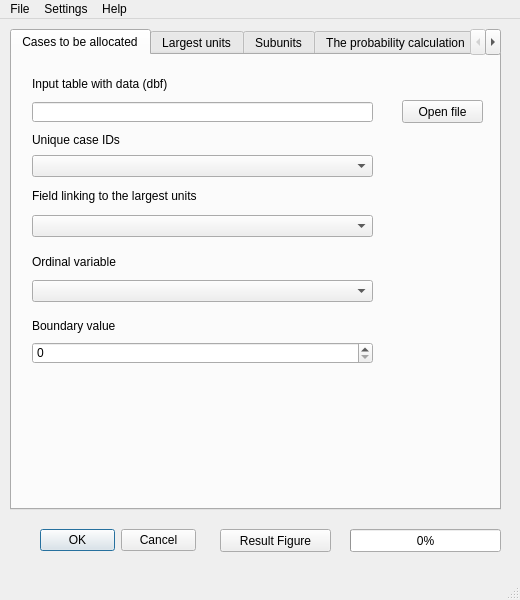
<?xml version="1.0" encoding="UTF-8"?>
<ui version="4.0">
 <class>MainWindow</class>
 <widget class="QMainWindow" name="MainWindow">
  <property name="geometry">
   <rect>
    <x>0</x>
    <y>0</y>
    <width>520</width>
    <height>600</height>
   </rect>
  </property>
  <property name="windowTitle">
   <string>KLAlgorithm Tool</string>
  </property>
  <widget class="QWidget" name="centralwidget">
   <widget class="QDialogButtonBox" name="buttonBox">
    <property name="geometry">
     <rect>
      <x>40</x>
      <y>510</y>
      <width>156</width>
      <height>23</height>
     </rect>
    </property>
    <property name="standardButtons">
     <set>QDialogButtonBox::Cancel|QDialogButtonBox::Ok</set>
    </property>
   </widget>
   <widget class="QTabWidget" name="tabWidget">
    <property name="geometry">
     <rect>
      <x>10</x>
      <y>10</y>
      <width>491</width>
      <height>481</height>
     </rect>
    </property>
    <property name="currentIndex">
     <number>0</number>
    </property>
    <widget class="QWidget" name="tab">
     <property name="enabled">
      <bool>true</bool>
     </property>
     <attribute name="title">
      <string>Cases to be allocated</string>
     </attribute>
     <widget class="QLabel" name="label_2">
      <property name="geometry">
       <rect>
        <x>20</x>
        <y>77</y>
        <width>331</width>
        <height>16</height>
       </rect>
      </property>
      <property name="text">
       <string>Unique case IDs</string>
      </property>
     </widget>
     <widget class="QPushButton" name="pushButtonOpenInputTableFile">
      <property name="geometry">
       <rect>
        <x>390</x>
        <y>45</y>
        <width>81</width>
        <height>23</height>
       </rect>
      </property>
      <property name="text">
       <string>Open file</string>
      </property>
      <property name="icon">
       <iconset>
        <normaloff>../../../../../../Users/sctronlinux/.designer/img/open-16.png</normaloff>../../../../../../Users/sctronlinux/.designer/img/open-16.png</iconset>
      </property>
     </widget>
     <widget class="QComboBox" name="comboBoxLargestUnits">
      <property name="geometry">
       <rect>
        <x>20</x>
        <y>160</y>
        <width>341</width>
        <height>22</height>
       </rect>
      </property>
     </widget>
     <widget class="QComboBox" name="comboBoxCaseIds">
      <property name="geometry">
       <rect>
        <x>20</x>
        <y>100</y>
        <width>341</width>
        <height>22</height>
       </rect>
      </property>
     </widget>
     <widget class="QLabel" name="label">
      <property name="geometry">
       <rect>
        <x>20</x>
        <y>21</y>
        <width>351</width>
        <height>16</height>
       </rect>
      </property>
      <property name="text">
       <string>Input table with data (dbf)</string>
      </property>
     </widget>
     <widget class="QLineEdit" name="lineEditInputTableFile">
      <property name="geometry">
       <rect>
        <x>20</x>
        <y>47</y>
        <width>341</width>
        <height>20</height>
       </rect>
      </property>
     </widget>
     <widget class="QLabel" name="label_4">
      <property name="geometry">
       <rect>
        <x>20</x>
        <y>133</y>
        <width>321</width>
        <height>16</height>
       </rect>
      </property>
      <property name="text">
       <string>Field linking to the largest units</string>
      </property>
     </widget>
     <widget class="QLabel" name="label_11">
      <property name="geometry">
       <rect>
        <x>20</x>
        <y>199</y>
        <width>161</width>
        <height>16</height>
       </rect>
      </property>
      <property name="text">
       <string>Ordinal variable</string>
      </property>
     </widget>
     <widget class="QComboBox" name="comboBoxOrdinalVariable">
      <property name="geometry">
       <rect>
        <x>20</x>
        <y>225</y>
        <width>341</width>
        <height>22</height>
       </rect>
      </property>
     </widget>
     <widget class="QLabel" name="label_12">
      <property name="geometry">
       <rect>
        <x>20</x>
        <y>263</y>
        <width>281</width>
        <height>16</height>
       </rect>
      </property>
      <property name="text">
       <string>Boundary value</string>
      </property>
     </widget>
     <widget class="QSpinBox" name="spinBoxBoundryValueCasesToBeAllocated">
      <property name="geometry">
       <rect>
        <x>20</x>
        <y>287</y>
        <width>341</width>
        <height>22</height>
       </rect>
      </property>
      <property name="minimum">
       <number>0</number>
      </property>
      <property name="value">
       <number>0</number>
      </property>
     </widget>
    </widget>
    <widget class="QWidget" name="tab_2">
     <attribute name="title">
      <string>Largest units</string>
     </attribute>
     <widget class="QPushButton" name="pushButtonOpenPolygonLayerLargestUnits">
      <property name="geometry">
       <rect>
        <x>390</x>
        <y>48</y>
        <width>81</width>
        <height>23</height>
       </rect>
      </property>
      <property name="text">
       <string>Open file</string>
      </property>
      <property name="icon">
       <iconset>
        <normaloff>../../../../../../Users/sctronlinux/.designer/img/open-16.png</normaloff>../../../../../../Users/sctronlinux/.designer/img/open-16.png</iconset>
      </property>
     </widget>
     <widget class="QLabel" name="label_3">
      <property name="geometry">
       <rect>
        <x>20</x>
        <y>80</y>
        <width>221</width>
        <height>16</height>
       </rect>
      </property>
      <property name="text">
       <string>Field linking cased to be allocated</string>
      </property>
     </widget>
     <widget class="QComboBox" name="comboBoxSubunits">
      <property name="geometry">
       <rect>
        <x>20</x>
        <y>163</y>
        <width>341</width>
        <height>22</height>
       </rect>
      </property>
     </widget>
     <widget class="QLabel" name="label_5">
      <property name="geometry">
       <rect>
        <x>20</x>
        <y>23</y>
        <width>341</width>
        <height>16</height>
       </rect>
      </property>
      <property name="text">
       <string>Choose polygon layer (Shapefile)</string>
      </property>
     </widget>
     <widget class="QComboBox" name="comboBoxCasedToBeAllocated">
      <property name="geometry">
       <rect>
        <x>20</x>
        <y>100</y>
        <width>341</width>
        <height>22</height>
       </rect>
      </property>
     </widget>
     <widget class="QLineEdit" name="lineEditPolygonLayerLargestUnits">
      <property name="geometry">
       <rect>
        <x>20</x>
        <y>50</y>
        <width>341</width>
        <height>20</height>
       </rect>
      </property>
     </widget>
     <widget class="QLabel" name="label_6">
      <property name="geometry">
       <rect>
        <x>20</x>
        <y>133</y>
        <width>331</width>
        <height>16</height>
       </rect>
      </property>
      <property name="text">
       <string>Field linking to subunits</string>
      </property>
     </widget>
     <widget class="QSpinBox" name="spinBoxMultiwayStartColumn">
      <property name="geometry">
       <rect>
        <x>20</x>
        <y>224</y>
        <width>341</width>
        <height>22</height>
       </rect>
      </property>
      <property name="minimum">
       <number>0</number>
      </property>
      <property name="value">
       <number>0</number>
      </property>
     </widget>
     <widget class="QLabel" name="label_21">
      <property name="geometry">
       <rect>
        <x>20</x>
        <y>200</y>
        <width>291</width>
        <height>16</height>
       </rect>
      </property>
      <property name="text">
       <string>Multi-way start column</string>
      </property>
     </widget>
     <widget class="QSpinBox" name="spinBoxMultiwayEndColumn">
      <property name="geometry">
       <rect>
        <x>20</x>
        <y>284</y>
        <width>341</width>
        <height>22</height>
       </rect>
      </property>
      <property name="minimum">
       <number>0</number>
      </property>
      <property name="value">
       <number>0</number>
      </property>
     </widget>
     <widget class="QLabel" name="label_22">
      <property name="geometry">
       <rect>
        <x>20</x>
        <y>260</y>
        <width>281</width>
        <height>16</height>
       </rect>
      </property>
      <property name="text">
       <string>Multi-way end column</string>
      </property>
     </widget>
    </widget>
    <widget class="QWidget" name="tab_3">
     <attribute name="title">
      <string>Subunits</string>
     </attribute>
     <widget class="QLineEdit" name="lineEditPolygonLayerSubunits">
      <property name="geometry">
       <rect>
        <x>20</x>
        <y>37</y>
        <width>341</width>
        <height>20</height>
       </rect>
      </property>
     </widget>
     <widget class="QLabel" name="label_7">
      <property name="geometry">
       <rect>
        <x>20</x>
        <y>120</y>
        <width>291</width>
        <height>16</height>
       </rect>
      </property>
      <property name="text">
       <string>Unique subunit IDs</string>
      </property>
     </widget>
     <widget class="QComboBox" name="comboBoxLargestUnitsSubunits">
      <property name="geometry">
       <rect>
        <x>20</x>
        <y>87</y>
        <width>341</width>
        <height>22</height>
       </rect>
      </property>
     </widget>
     <widget class="QLabel" name="label_8">
      <property name="geometry">
       <rect>
        <x>20</x>
        <y>67</y>
        <width>221</width>
        <height>16</height>
       </rect>
      </property>
      <property name="text">
       <string>Field linking to the largest units</string>
      </property>
     </widget>
     <widget class="QPushButton" name="pushButtonOpenPolygonLayerSubunits">
      <property name="geometry">
       <rect>
        <x>390</x>
        <y>37</y>
        <width>81</width>
        <height>23</height>
       </rect>
      </property>
      <property name="text">
       <string>Open file</string>
      </property>
      <property name="icon">
       <iconset>
        <normaloff>../../../../../../Users/sctronlinux/.designer/img/open-16.png</normaloff>../../../../../../Users/sctronlinux/.designer/img/open-16.png</iconset>
      </property>
     </widget>
     <widget class="QComboBox" name="comboBoxUniqueSubunitsIds">
      <property name="geometry">
       <rect>
        <x>20</x>
        <y>150</y>
        <width>341</width>
        <height>22</height>
       </rect>
      </property>
     </widget>
     <widget class="QLabel" name="label_9">
      <property name="geometry">
       <rect>
        <x>20</x>
        <y>17</y>
        <width>351</width>
        <height>16</height>
       </rect>
      </property>
      <property name="text">
       <string>Choose polygon layer (Shapefile)</string>
      </property>
     </widget>
     <widget class="QLabel" name="label_10">
      <property name="geometry">
       <rect>
        <x>20</x>
        <y>190</y>
        <width>321</width>
        <height>16</height>
       </rect>
      </property>
      <property name="text">
       <string>Total population in a subunit</string>
      </property>
     </widget>
     <widget class="QComboBox" name="comboBoxTotalPopulation">
      <property name="geometry">
       <rect>
        <x>20</x>
        <y>220</y>
        <width>341</width>
        <height>22</height>
       </rect>
      </property>
     </widget>
    </widget>
    <widget class="QWidget" name="tab_4">
     <attribute name="title">
      <string>The probability calculation</string>
     </attribute>
     <widget class="QLabel" name="label_13">
      <property name="geometry">
       <rect>
        <x>20</x>
        <y>17</y>
        <width>381</width>
        <height>16</height>
       </rect>
      </property>
      <property name="text">
       <string>Variables used for probability calculation (from subunits/shapefile)</string>
      </property>
     </widget>
     <widget class="QTableWidget" name="tableWidgetSubunits">
      <property name="geometry">
       <rect>
        <x>20</x>
        <y>81</y>
        <width>331</width>
        <height>111</height>
       </rect>
      </property>
      <property name="editTriggers">
       <set>QAbstractItemView::NoEditTriggers</set>
      </property>
      <property name="dragEnabled">
       <bool>true</bool>
      </property>
      <property name="dragDropOverwriteMode">
       <bool>false</bool>
      </property>
      <property name="dragDropMode">
       <enum>QAbstractItemView::NoDragDrop</enum>
      </property>
      <property name="alternatingRowColors">
       <bool>true</bool>
      </property>
      <property name="selectionMode">
       <enum>QAbstractItemView::SingleSelection</enum>
      </property>
      <property name="selectionBehavior">
       <enum>QAbstractItemView::SelectRows</enum>
      </property>
      <property name="rowCount">
       <number>0</number>
      </property>
      <property name="columnCount">
       <number>1</number>
      </property>
      <column>
       <property name="text">
        <string>Field</string>
       </property>
      </column>
     </widget>
     <widget class="QPushButton" name="pushButtonAddToSubunits">
      <property name="geometry">
       <rect>
        <x>379</x>
        <y>44</y>
        <width>91</width>
        <height>23</height>
       </rect>
      </property>
      <property name="text">
       <string>Add</string>
      </property>
      <property name="icon">
       <iconset>
        <normaloff>../../../../../../Users/sctronlinux/.designer/img/add-16.png</normaloff>../../../../../../Users/sctronlinux/.designer/img/add-16.png</iconset>
      </property>
     </widget>
     <widget class="QLabel" name="label_14">
      <property name="geometry">
       <rect>
        <x>20</x>
        <y>220</y>
        <width>401</width>
        <height>16</height>
       </rect>
      </property>
      <property name="text">
       <string>Corresponding variables for calculation in cases (from dbf)</string>
      </property>
     </widget>
     <widget class="QComboBox" name="comboBoxCalculationInCases">
      <property name="geometry">
       <rect>
        <x>130</x>
        <y>250</y>
        <width>221</width>
        <height>22</height>
       </rect>
      </property>
     </widget>
     <widget class="QTableWidget" name="tableWidgetCalculationInCases">
      <property name="geometry">
       <rect>
        <x>20</x>
        <y>330</y>
        <width>331</width>
        <height>111</height>
       </rect>
      </property>
      <property name="editTriggers">
       <set>QAbstractItemView::NoEditTriggers</set>
      </property>
      <property name="dragEnabled">
       <bool>true</bool>
      </property>
      <property name="dragDropOverwriteMode">
       <bool>false</bool>
      </property>
      <property name="dragDropMode">
       <enum>QAbstractItemView::NoDragDrop</enum>
      </property>
      <property name="alternatingRowColors">
       <bool>true</bool>
      </property>
      <property name="selectionMode">
       <enum>QAbstractItemView::SingleSelection</enum>
      </property>
      <property name="selectionBehavior">
       <enum>QAbstractItemView::SelectRows</enum>
      </property>
      <property name="rowCount">
       <number>0</number>
      </property>
      <property name="columnCount">
       <number>2</number>
      </property>
      <attribute name="horizontalHeaderCascadingSectionResizes">
       <bool>false</bool>
      </attribute>
      <attribute name="verticalHeaderCascadingSectionResizes">
       <bool>false</bool>
      </attribute>
      <attribute name="verticalHeaderShowSortIndicator" stdset="0">
       <bool>true</bool>
      </attribute>
      <attribute name="verticalHeaderStretchLastSection">
       <bool>false</bool>
      </attribute>
      <column>
       <property name="text">
        <string>Field</string>
       </property>
      </column>
      <column>
       <property name="text">
        <string>Value</string>
       </property>
      </column>
     </widget>
     <widget class="QPushButton" name="pushButtonRemoveFromDbf">
      <property name="geometry">
       <rect>
        <x>380</x>
        <y>339</y>
        <width>91</width>
        <height>23</height>
       </rect>
      </property>
      <property name="text">
       <string>Remove</string>
      </property>
      <property name="icon">
       <iconset>
        <normaloff>../../../../../../Users/sctronlinux/.designer/img/delete-16.png</normaloff>../../../../../../Users/sctronlinux/.designer/img/delete-16.png</iconset>
      </property>
      <property name="checkable">
       <bool>false</bool>
      </property>
      <property name="checked">
       <bool>false</bool>
      </property>
     </widget>
     <widget class="QPushButton" name="pushButtonAddToDbf">
      <property name="geometry">
       <rect>
        <x>380</x>
        <y>290</y>
        <width>91</width>
        <height>23</height>
       </rect>
      </property>
      <property name="sizeIncrement">
       <size>
        <width>0</width>
        <height>0</height>
       </size>
      </property>
      <property name="autoFillBackground">
       <bool>false</bool>
      </property>
      <property name="text">
       <string>Add</string>
      </property>
      <property name="icon">
       <iconset>
        <normaloff>../../../../../../Users/sctronlinux/.designer/img/add-16.png</normaloff>../../../../../../Users/sctronlinux/.designer/img/add-16.png</iconset>
      </property>
     </widget>
     <widget class="QPushButton" name="pushButtonMoveUpDbf">
      <property name="geometry">
       <rect>
        <x>380</x>
        <y>378</y>
        <width>91</width>
        <height>23</height>
       </rect>
      </property>
      <property name="text">
       <string>Move Up</string>
      </property>
      <property name="icon">
       <iconset>
        <normaloff>../../../../../../Users/sctronlinux/.designer/img/up-16.png</normaloff>../../../../../../Users/sctronlinux/.designer/img/up-16.png</iconset>
      </property>
     </widget>
     <widget class="QPushButton" name="pushButtonMoveDownDbf">
      <property name="geometry">
       <rect>
        <x>380</x>
        <y>415</y>
        <width>91</width>
        <height>23</height>
       </rect>
      </property>
      <property name="text">
       <string>Move Down</string>
      </property>
      <property name="icon">
       <iconset>
        <normaloff>../../../../../../Users/sctronlinux/.designer/img/down-16.png</normaloff>../../../../../../Users/sctronlinux/.designer/img/down-16.png</iconset>
      </property>
     </widget>
     <widget class="QSpinBox" name="spinBoxBoundryValueCalculationInCases">
      <property name="geometry">
       <rect>
        <x>130</x>
        <y>290</y>
        <width>221</width>
        <height>22</height>
       </rect>
      </property>
      <property name="minimum">
       <number>0</number>
      </property>
      <property name="value">
       <number>1</number>
      </property>
     </widget>
     <widget class="QLabel" name="label_18">
      <property name="geometry">
       <rect>
        <x>20</x>
        <y>290</y>
        <width>91</width>
        <height>16</height>
       </rect>
      </property>
      <property name="text">
       <string>Boundry value</string>
      </property>
     </widget>
     <widget class="QComboBox" name="comboBoxProbabilityCalculation">
      <property name="geometry">
       <rect>
        <x>20</x>
        <y>44</y>
        <width>331</width>
        <height>22</height>
       </rect>
      </property>
     </widget>
     <widget class="QPushButton" name="pushButtonMoveDownSubunits">
      <property name="geometry">
       <rect>
        <x>379</x>
        <y>170</y>
        <width>91</width>
        <height>23</height>
       </rect>
      </property>
      <property name="text">
       <string>Move Down</string>
      </property>
      <property name="icon">
       <iconset>
        <normaloff>../../../../../../Users/sctronlinux/.designer/img/down-16.png</normaloff>../../../../../../Users/sctronlinux/.designer/img/down-16.png</iconset>
      </property>
     </widget>
     <widget class="QPushButton" name="pushButtonRemoveFromSubunits">
      <property name="geometry">
       <rect>
        <x>379</x>
        <y>90</y>
        <width>91</width>
        <height>23</height>
       </rect>
      </property>
      <property name="text">
       <string>Remove</string>
      </property>
      <property name="icon">
       <iconset>
        <normaloff>../../../../../../Users/sctronlinux/.designer/img/delete-16.png</normaloff>../../../../../../Users/sctronlinux/.designer/img/delete-16.png</iconset>
      </property>
      <property name="checkable">
       <bool>false</bool>
      </property>
      <property name="checked">
       <bool>false</bool>
      </property>
     </widget>
     <widget class="QPushButton" name="pushButtonMoveUpSubunits">
      <property name="geometry">
       <rect>
        <x>379</x>
        <y>130</y>
        <width>91</width>
        <height>23</height>
       </rect>
      </property>
      <property name="text">
       <string>Move Up</string>
      </property>
      <property name="icon">
       <iconset>
        <normaloff>../../../../../../Users/sctronlinux/.designer/img/up-16.png</normaloff>../../../../../../Users/sctronlinux/.designer/img/up-16.png</iconset>
      </property>
     </widget>
     <widget class="QLabel" name="label_20">
      <property name="geometry">
       <rect>
        <x>20</x>
        <y>253</y>
        <width>91</width>
        <height>16</height>
       </rect>
      </property>
      <property name="text">
       <string>Field</string>
      </property>
     </widget>
    </widget>
    <widget class="QWidget" name="tab_5">
     <attribute name="title">
      <string>Output</string>
     </attribute>
     <widget class="QLabel" name="label_16">
      <property name="geometry">
       <rect>
        <x>20</x>
        <y>70</y>
        <width>221</width>
        <height>16</height>
       </rect>
      </property>
      <property name="text">
       <string>Output coordinates file name</string>
      </property>
     </widget>
     <widget class="QSpinBox" name="spinBoxNumberOfOutputCoordinates">
      <property name="geometry">
       <rect>
        <x>20</x>
        <y>140</y>
        <width>341</width>
        <height>22</height>
       </rect>
      </property>
      <property name="minimum">
       <number>1</number>
      </property>
     </widget>
     <widget class="QLineEdit" name="lineEditOutputCoordinatesFileName">
      <property name="geometry">
       <rect>
        <x>20</x>
        <y>90</y>
        <width>341</width>
        <height>20</height>
       </rect>
      </property>
     </widget>
     <widget class="QLabel" name="label_17">
      <property name="geometry">
       <rect>
        <x>20</x>
        <y>120</y>
        <width>221</width>
        <height>16</height>
       </rect>
      </property>
      <property name="text">
       <string>Number of output coordinates</string>
      </property>
     </widget>
     <widget class="QLineEdit" name="lineEditWorkspaceForOutput">
      <property name="geometry">
       <rect>
        <x>20</x>
        <y>40</y>
        <width>341</width>
        <height>20</height>
       </rect>
      </property>
     </widget>
     <widget class="QPushButton" name="pushButtonBrowseOutputWorkspace">
      <property name="geometry">
       <rect>
        <x>380</x>
        <y>40</y>
        <width>91</width>
        <height>23</height>
       </rect>
      </property>
      <property name="text">
       <string>Browse</string>
      </property>
      <property name="icon">
       <iconset>
        <normaloff>../../../../../../Users/sctronlinux/.designer/img/open-16.png</normaloff>../../../../../../Users/sctronlinux/.designer/img/open-16.png</iconset>
      </property>
     </widget>
     <widget class="QLabel" name="label_15">
      <property name="geometry">
       <rect>
        <x>20</x>
        <y>20</y>
        <width>221</width>
        <height>16</height>
       </rect>
      </property>
      <property name="text">
       <string>Derived path</string>
      </property>
     </widget>
     <widget class="QLabel" name="label_19">
      <property name="geometry">
       <rect>
        <x>20</x>
        <y>180</y>
        <width>221</width>
        <height>16</height>
       </rect>
      </property>
      <property name="text">
       <string>Output propotion file name</string>
      </property>
     </widget>
     <widget class="QLineEdit" name="lineEditOutputPropotionFileName">
      <property name="geometry">
       <rect>
        <x>20</x>
        <y>200</y>
        <width>341</width>
        <height>20</height>
       </rect>
      </property>
     </widget>
     <widget class="QLabel" name="label_23">
      <property name="geometry">
       <rect>
        <x>20</x>
        <y>230</y>
        <width>221</width>
        <height>16</height>
       </rect>
      </property>
      <property name="text">
       <string>Number of consumers</string>
      </property>
     </widget>
     <widget class="QSpinBox" name="spinBoxNumberOfConsumers">
      <property name="geometry">
       <rect>
        <x>20</x>
        <y>250</y>
        <width>341</width>
        <height>22</height>
       </rect>
      </property>
      <property name="minimum">
       <number>1</number>
      </property>
     </widget>
    </widget>
   </widget>
   <widget class="QProgressBar" name="progressBar">
    <property name="enabled">
     <bool>true</bool>
    </property>
    <property name="geometry">
     <rect>
      <x>350</x>
      <y>510</y>
      <width>151</width>
      <height>23</height>
     </rect>
    </property>
    <property name="value">
     <number>0</number>
    </property>
    <property name="textVisible">
     <bool>true</bool>
    </property>
    <property name="invertedAppearance">
     <bool>false</bool>
    </property>
   </widget>
   <widget class="QPushButton" name="pushButtonResultFigure">
    <property name="geometry">
     <rect>
      <x>220</x>
      <y>510</y>
      <width>111</width>
      <height>23</height>
     </rect>
    </property>
    <property name="text">
     <string>Result Figure</string>
    </property>
    <property name="icon">
     <iconset>
      <normaloff>../../../../../../Users/sctronlinux/.designer/img/result-figure-16.png</normaloff>../../../../../../Users/sctronlinux/.designer/img/result-figure-16.png</iconset>
    </property>
   </widget>
  </widget>
  <widget class="QMenuBar" name="menubar">
   <property name="geometry">
    <rect>
     <x>0</x>
     <y>0</y>
     <width>520</width>
     <height>21</height>
    </rect>
   </property>
   <widget class="QMenu" name="menuFile">
    <property name="title">
     <string>File</string>
    </property>
    <addaction name="actionOpen"/>
    <addaction name="actionSave"/>
    <addaction name="actionExit"/>
   </widget>
   <widget class="QMenu" name="menuSettings">
    <property name="title">
     <string>Settings</string>
    </property>
    <addaction name="actionPreferences"/>
    <addaction name="actionEnvironment_2"/>
   </widget>
   <widget class="QMenu" name="menuHelp">
    <property name="title">
     <string>Help</string>
    </property>
    <addaction name="actionHelp"/>
    <addaction name="actionAbout_us"/>
   </widget>
   <addaction name="menuFile"/>
   <addaction name="menuSettings"/>
   <addaction name="menuHelp"/>
  </widget>
  <widget class="QStatusBar" name="statusbar"/>
  <action name="actionOpen">
   <property name="icon">
    <iconset>
     <normaloff>../../../../../../Users/sctronlinux/.designer/img/open-16.png</normaloff>../../../../../../Users/sctronlinux/.designer/img/open-16.png</iconset>
   </property>
   <property name="text">
    <string>Open</string>
   </property>
  </action>
  <action name="actionExit">
   <property name="icon">
    <iconset>
     <normaloff>../../../../../../Users/sctronlinux/.designer/img/exit-16.png</normaloff>../../../../../../Users/sctronlinux/.designer/img/exit-16.png</iconset>
   </property>
   <property name="text">
    <string>Exit</string>
   </property>
  </action>
  <action name="actionEnvironment">
   <property name="text">
    <string>Environment</string>
   </property>
  </action>
  <action name="actionSave">
   <property name="icon">
    <iconset>
     <normaloff>../../../../../../Users/sctronlinux/.designer/img/save-16.png</normaloff>../../../../../../Users/sctronlinux/.designer/img/save-16.png</iconset>
   </property>
   <property name="text">
    <string>Save</string>
   </property>
  </action>
  <action name="actionPreferences">
   <property name="icon">
    <iconset>
     <normaloff>../../../../../../Users/sctronlinux/.designer/img/preferences-16.png</normaloff>../../../../../../Users/sctronlinux/.designer/img/preferences-16.png</iconset>
   </property>
   <property name="text">
    <string>Preferences</string>
   </property>
  </action>
  <action name="actionEnvironment_2">
   <property name="icon">
    <iconset>
     <normaloff>../../../../../../Users/sctronlinux/.designer/img/settings-16.png</normaloff>../../../../../../Users/sctronlinux/.designer/img/settings-16.png</iconset>
   </property>
   <property name="text">
    <string>Environment</string>
   </property>
  </action>
  <action name="actionHelp">
   <property name="icon">
    <iconset>
     <normaloff>../../../../../../Users/sctronlinux/.designer/img/help-16.png</normaloff>../../../../../../Users/sctronlinux/.designer/img/help-16.png</iconset>
   </property>
   <property name="text">
    <string>Help</string>
   </property>
  </action>
  <action name="actionAbout_us">
   <property name="icon">
    <iconset>
     <normaloff>../../../../../../Users/sctronlinux/.designer/img/about-us-16.png</normaloff>../../../../../../Users/sctronlinux/.designer/img/about-us-16.png</iconset>
   </property>
   <property name="text">
    <string>About Us</string>
   </property>
  </action>
 </widget>
 <resources/>
 <connections/>
</ui>
